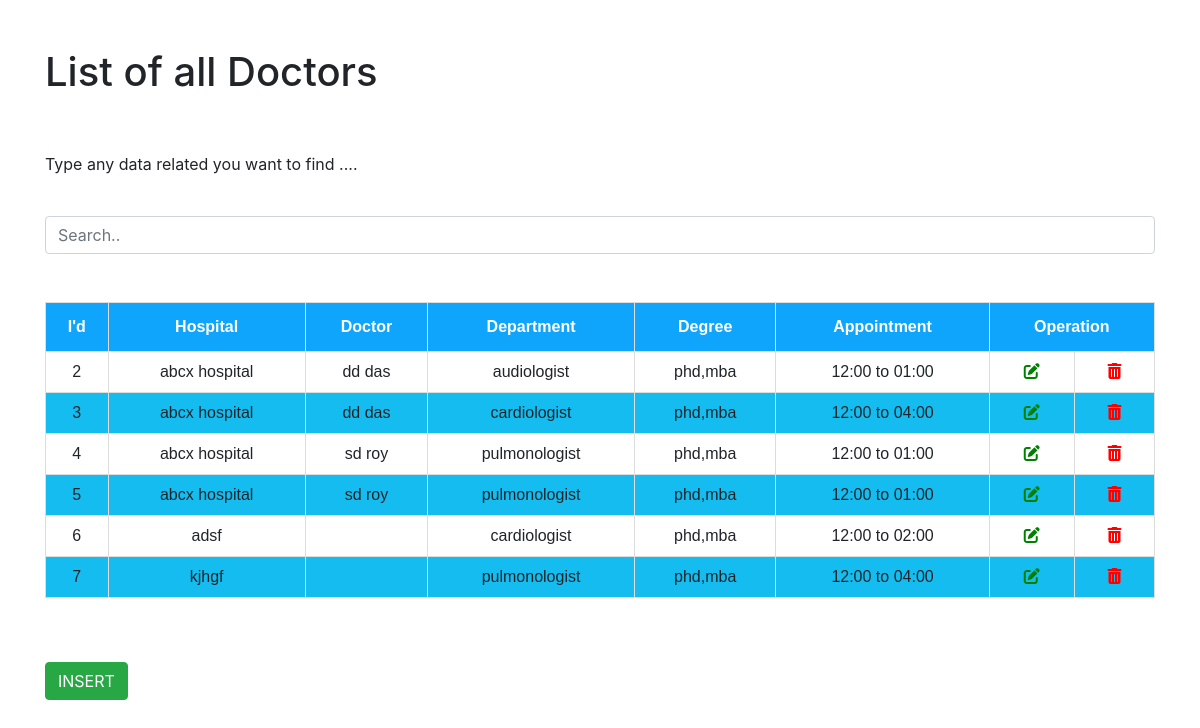
Screenshot of /admin_doctor.php with the database file from the repository.
### tables this page shows
CREATE TABLE `doctors` (
  `doc_id` int(11) NOT NULL,
  `hospital` varchar(255) NOT NULL,
  `doctor` varchar(255) NOT NULL,
  `department` varchar(255) NOT NULL,
  `degree` varchar(255) NOT NULL,
  `appoint` varchar(255) NOT NULL
);

### admin_doctor.php (the view, shortened to what this page needs)
<!DOCTYPE html>
<html lang="en">
<head>
  <link rel="stylesheet" href="https://maxcdn.bootstrapcdn.com/bootstrap/4.5.2/css/bootstrap.min.css">
  </head>
  <body>
  <div class="container">
  <div class="main-div">
        <h1 class= "py-5"> List of all Doctors  </h1>
        <p>Type any data related you want to find ....</p>
             <br>
             <input class="form-control" id="myInput" type="text" placeholder="Search..">
             <br><br>
        <div class = "center-div" style="overflow-x:auto;">
           <div class="table-responsive">
             <table id="customers" class="table table-bordered">
                  <thead>
                      <tr>
                        <th>I'd</th>
                        <th>Hospital</th>
                        <th>Doctor</th>
                        <th>Department</th>
                        <th>Degree</th>
                        <th>Appointment</th>
                        <th colspan=2>Operation</th>
                      </tr>
                  </thead>
                  <tbody id="myTable">
<?php
$con = mysqli_connect('localhost','root','','registration');
$selectquery = " select * from doctors ";
$query = mysqli_query($con,$selectquery);
while($res = mysqli_fetch_array($query))
{
?>
                         <tr>
                            <td><?php echo $res['doc_id']; ?></td>
                            <td><?php echo $res['hospital']; ?></td>
                            <td><?php echo $res['doctor']; ?></td>
                            <td><?php echo $res['department']; ?></td>
                            <td><?php echo $res['degree']; ?></td>
                            <td><?php echo $res['appoint']; ?></td>
                            <td><a href="admin_doctor_update.php?doc_id=<?php echo $res['doc_id']; ?>" data-toggle="tooltip" data-placement="top" title="UPDATE"><i class='fas fa-edit' style='color:green'></i></a></td>
                            <td><a href="admin_doctor_delete.php?doc_id=<?php echo $res['doc_id']; ?>" data-toggle="tooltip" data-placement="top" title="DELETE"><i class='fas fa-trash-alt' style='color:red'></i></td>
                        </tr>
<?php
}
?>
                       </tbody>
                	</table>
                </div>
             </div>
      </div>
<div class ="py-5">
      <a href="admin_doctor_insert.php" class="btn btn-success" role="button">INSERT</a>
</div>
</div>
  </body>
</html>

### rows the page displays
doctors: doc_id "2", hospital "abcx hospital", doctor "dd das", department "audiologist", degree "phd,mba", appoint "12:00 to 01:00"
doctors: doc_id "3", hospital "abcx hospital", doctor "dd das", department "cardiologist", degree "phd,mba", appoint "12:00 to 04:00"
doctors: doc_id "4", hospital "abcx hospital", doctor "sd roy", department "pulmonologist", degree "phd,mba", appoint "12:00 to 01:00"
doctors: doc_id "5", hospital "abcx hospital", doctor "sd roy", department "pulmonologist", degree "phd,mba", appoint "12:00 to 01:00"
doctors: doc_id "6", hospital "adsf", department "cardiologist", degree "phd,mba", appoint "12:00 to 02:00"
doctors: doc_id "7", hospital "kjhgf", department "pulmonologist", degree "phd,mba", appoint "12:00 to 04:00"
